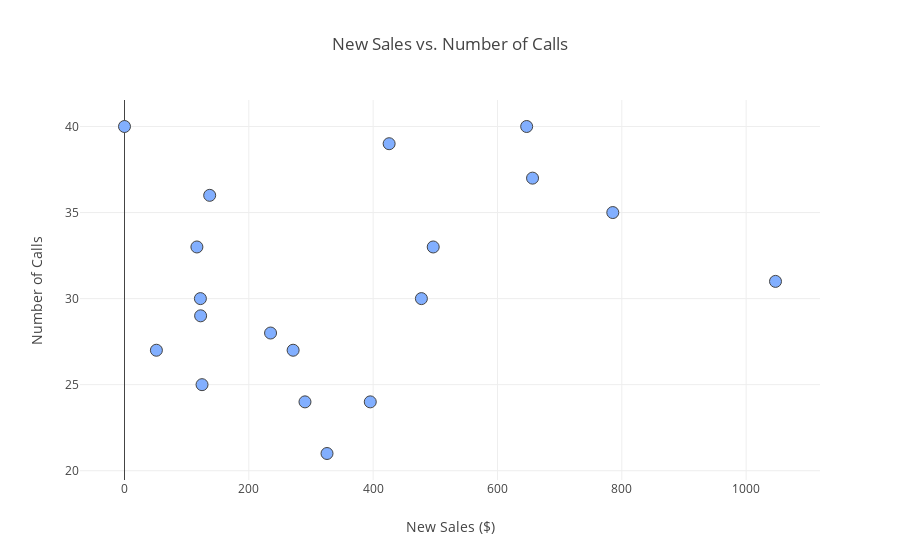

Source (notebook cell):
### Markdown cell above
Interesting, from the graph we can see that I performed better the first half of the month and then slowly performed worse as we approached the end.

One thing that I wanted to find out is whether the number of sales I get a day is correlated with the number of calls that I receive. To answer this, I created a basic scatter plot.

### Code cell
x = df.new_sales
y = df.calls_per_day

# Create the traces
main = go.Scatter(
    x=x,
    y=y,
    mode='markers',
    text=df.date,
    marker=dict(
        color='rgb(130, 175, 255)',
        size=12,
        line=dict(
            width=1
        )
    )
)

# create the data
data = go.Data([main])

# create the layout
layout = go.Layout(
    title='New Sales vs. Number of Calls',
    xaxis=go.XAxis(title='New Sales ($)'),
    yaxis=go.YAxis(title='Number of Calls')
)

# finish the graph
figure = go.Figure(data=data, layout=layout)
iplot(figure)

### Figure 1 — Plotly figure (JSON) as saved in the notebook; plotly's stock layout.template omitted (floating-point values rounded to 4 significant figures)
{"data": [{"marker": {"color": "rgb(130, 175, 255)", "line": {"width": 1}, "size": 12}, "mode": "markers", "text": ["2018-04-02", "2018-04-03", "2018-04-04", "2018-04-05", "2018-04-09", "2018-04-10", "2018-04-11", "2018-04-12", "2018-04-13", "2018-04-16", "2018-04-17", "2018-04-18", "2018-04-19", "2018-04-20", "2018-04-23", "2018-04-24", "2018-04-25", "2018-04-27", "2018-04-30"], "type": "scatter", "x": [271.2, 290.3, 325.8, 137.0, 646.9, 395.3, 51.31, 1047.0, 477.6, 785.5, 656.4, 122.5, 425.7, 234.9, 122.1, 116.5, 124.7, 0, 496.6], "y": [27, 24, 21, 36, 40, 24, 27, 31, 30, 35, 37, 29, 39, 28, 30, 33, 25, 40, 33]}], "layout": {"title": "New Sales vs. Number of Calls", "xaxis": {"title": "New Sales ($)"}, "yaxis": {"title": "Number of Calls"}}}
